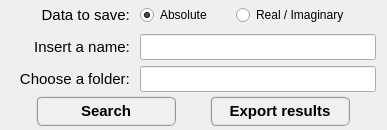
            <widget class="QWidget" name="tab_3">
             <attribute name="title">
              <string>Export</string>
             </attribute>
             <layout class="QGridLayout" name="gridLayout_30">
              <property name="leftMargin">
               <number>2</number>
              </property>
              <property name="topMargin">
               <number>2</number>
              </property>
              <property name="rightMargin">
               <number>2</number>
              </property>
              <property name="bottomMargin">
               <number>2</number>
              </property>
              <property name="spacing">
               <number>2</number>
              </property>
              <item row="0" column="0">
               <widget class="QFrame" name="frame_29">
                <property name="frameShape">
                 <enum>QFrame::NoFrame</enum>
                </property>
                <property name="frameShadow">
                 <enum>QFrame::Raised</enum>
                </property>
                <layout class="QGridLayout" name="gridLayout_28">
                 <property name="leftMargin">
                  <number>0</number>
                 </property>
                 <property name="topMargin">
                  <number>0</number>
                 </property>
                 <property name="bottomMargin">
                  <number>0</number>
                 </property>
                 <item row="1" column="0">
                  <widget class="QLabel" name="label_6">
                   <property name="minimumSize">
                    <size>
                     <width>132</width>
                     <height>26</height>
                    </size>
                   </property>
                   <property name="maximumSize">
                    <size>
                     <width>132</width>
                     <height>26</height>
                    </size>
                   </property>
                   <property name="font">
                    <font>
                     <family>MS Shell Dlg 2</family>
                     <pointsize>11</pointsize>
                     <weight>50</weight>
                     <italic>false</italic>
                     <bold>false</bold>
                    </font>
                   </property>
                   <property name="text">
                    <string>Insert a name: </string>
                   </property>
                   <property name="scaledContents">
                    <bool>false</bool>
                   </property>
                   <property name="alignment">
                    <set>Qt::AlignRight|Qt::AlignTrailing|Qt::AlignVCenter</set>
                   </property>
                  </widget>
                 </item>
                 <item row="2" column="0">
                  <widget class="QLabel" name="label_5">
                   <property name="minimumSize">
                    <size>
                     <width>132</width>
                     <height>26</height>
                    </size>
                   </property>
                   <property name="maximumSize">
                    <size>
                     <width>132</width>
                     <height>26</height>
                    </size>
                   </property>
                   <property name="font">
                    <font>
                     <family>MS Shell Dlg 2</family>
                     <pointsize>11</pointsize>
                     <weight>50</weight>
                     <italic>false</italic>
                     <bold>false</bold>
                    </font>
                   </property>
                   <property name="text">
                    <string>Choose a folder: </string>
                   </property>
                   <property name="alignment">
                    <set>Qt::AlignRight|Qt::AlignTrailing|Qt::AlignVCenter</set>
                   </property>
                  </widget>
                 </item>
                 <item row="1" column="1">
                  <widget class="QLineEdit" name="lineEdit_FileName">
                   <property name="minimumSize">
                    <size>
                     <width>220</width>
                     <height>26</height>
                    </size>
                   </property>
                   <property name="maximumSize">
                    <size>
                     <width>16777215</width>
                     <height>26</height>
                    </size>
                   </property>
                   <property name="font">
                    <font>
                     <pointsize>10</pointsize>
                     <weight>50</weight>
                     <italic>false</italic>
                     <bold>false</bold>
                    </font>
                   </property>
                   <property name="layoutDirection">
                    <enum>Qt::LeftToRight</enum>
                   </property>
                   <property name="text">
                    <string/>
                   </property>
                   <property name="alignment">
                    <set>Qt::AlignCenter</set>
                   </property>
                  </widget>
                 </item>
                 <item row="2" column="1">
                  <widget class="QLineEdit" name="lineEdit_SaveResultsPath">
                   <property name="minimumSize">
                    <size>
                     <width>220</width>
                     <height>26</height>
                    </size>
                   </property>
                   <property name="maximumSize">
                    <size>
                     <width>16777215</width>
                     <height>26</height>
                    </size>
                   </property>
                   <property name="font">
                    <font>
                     <pointsize>8</pointsize>
                     <weight>50</weight>
                     <italic>false</italic>
                     <bold>false</bold>
                    </font>
                   </property>
                   <property name="layoutDirection">
                    <enum>Qt::LeftToRight</enum>
                   </property>
                   <property name="alignment">
                    <set>Qt::AlignCenter</set>
                   </property>
                  </widget>
                 </item>
                 <item row="0" column="0">
                  <widget class="QLabel" name="label_7">
                   <property name="minimumSize">
                    <size>
                     <width>132</width>
                     <height>26</height>
                    </size>
                   </property>
                   <property name="maximumSize">
                    <size>
                     <width>132</width>
                     <height>26</height>
                    </size>
                   </property>
                   <property name="font">
                    <font>
                     <pointsize>11</pointsize>
                     <italic>false</italic>
                    </font>
                   </property>
                   <property name="text">
                    <string>Data to save: </string>
                   </property>
                   <property name="scaledContents">
                    <bool>false</bool>
                   </property>
                   <property name="alignment">
                    <set>Qt::AlignRight|Qt::AlignTrailing|Qt::AlignVCenter</set>
                   </property>
                  </widget>
                 </item>
                 <item row="0" column="1">
                  <widget class="QFrame" name="frame_31">
                   <property name="frameShape">
                    <enum>QFrame::NoFrame</enum>
                   </property>
                   <property name="frameShadow">
                    <enum>QFrame::Raised</enum>
                   </property>
                   <layout class="QGridLayout" name="gridLayout_29">
                    <property name="leftMargin">
                     <number>0</number>
                    </property>
                    <property name="topMargin">
                     <number>0</number>
                    </property>
                    <property name="rightMargin">
                     <number>0</number>
                    </property>
                    <property name="bottomMargin">
                     <number>0</number>
                    </property>
                    <item row="0" column="0">
                     <widget class="QRadioButton" name="radioButton_Absolute">
                      <property name="minimumSize">
                       <size>
                        <width>90</width>
                        <height>26</height>
                       </size>
                      </property>
                      <property name="maximumSize">
                       <size>
                        <width>90</width>
                        <height>26</height>
                       </size>
                      </property>
                      <property name="text">
                       <string>Absolute</string>
                      </property>
                      <property name="checked">
                       <bool>true</bool>
                      </property>
                     </widget>
                    </item>
                    <item row="0" column="1">
                     <widget class="QRadioButton" name="radioButton_Real_Imaginary">
                      <property name="minimumSize">
                       <size>
                        <width>140</width>
                        <height>26</height>
                       </size>
                      </property>
                      <property name="maximumSize">
                       <size>
                        <width>140</width>
                        <height>26</height>
                       </size>
                      </property>
                      <property name="text">
                       <string>Real / Imaginary</string>
                      </property>
                      <property name="checked">
                       <bool>false</bool>
                      </property>
                     </widget>
                    </item>
                   </layout>
                  </widget>
                 </item>
                </layout>
               </widget>
              </item>
              <item row="1" column="0">
               <widget class="QFrame" name="frame_28">
                <property name="minimumSize">
                 <size>
                  <width>0</width>
                  <height>0</height>
                 </size>
                </property>
                <property name="maximumSize">
                 <size>
                  <width>16777215</width>
                  <height>40</height>
                 </size>
                </property>
                <property name="frameShape">
                 <enum>QFrame::NoFrame</enum>
                </property>
                <property name="frameShadow">
                 <enum>QFrame::Raised</enum>
                </property>
                <layout class="QGridLayout" name="gridLayout_23">
                 <property name="leftMargin">
                  <number>2</number>
                 </property>
                 <property name="topMargin">
                  <number>2</number>
                 </property>
                 <property name="rightMargin">
                  <number>2</number>
                 </property>
                 <property name="bottomMargin">
                  <number>2</number>
                 </property>
                 <property name="spacing">
                  <number>2</number>
                 </property>
                 <item row="0" column="0">
                  <widget class="QPushButton" name="pushButton_ChooseFolderExport">
                   <property name="minimumSize">
                    <size>
                     <width>100</width>
                     <height>30</height>
                    </size>
                   </property>
                   <property name="maximumSize">
                    <size>
                     <width>140</width>
                     <height>30</height>
                    </size>
                   </property>
                   <property name="font">
                    <font>
                     <family>MS Shell Dlg 2</family>
                     <pointsize>11</pointsize>
                     <weight>75</weight>
                     <italic>false</italic>
                     <bold>true</bold>
                    </font>
                   </property>
                   <property name="styleSheet">
                    <string notr="true">QPushButton{border-radius: 6px; border-color: rgb(150, 150, 150); border-style: ridge; border-width: 2px; color: rgb(0, 0, 0); background-color: rgb(240, 240, 240); font: 75 bold 11pt &quot;MS Shell Dlg 2&quot;}
QPushButton:hover{border-radius: 6px; border-color: rgb(0, 170, 255); border-style: ridge; border-width: 2px; color: rgb(0, 0, 0); background-color: rgba(174, 213, 255, 100); font: 75 bold 11pt &quot;MS Shell Dlg 2&quot;}
QPushButton:pressed{border-radius: 6px; border-color: rgb(0, 170, 255); border-style: ridge; border-width: 3px; color: rgb(0, 0, 0); background-color: rgb(174, 213, 255); font: 75 bold 11pt &quot;MS Shell Dlg 2&quot;}</string>
                   </property>
                   <property name="text">
                    <string>Search</string>
                   </property>
                  </widget>
                 </item>
                 <item row="0" column="1">
                  <widget class="QPushButton" name="pushButton_ExportResults">
                   <property name="minimumSize">
                    <size>
                     <width>120</width>
                     <height>30</height>
                    </size>
                   </property>
                   <property name="maximumSize">
                    <size>
                     <width>140</width>
                     <height>30</height>
                    </size>
                   </property>
                   <property name="font">
                    <font>
                     <family>MS Shell Dlg 2</family>
                     <pointsize>11</pointsize>
                     <weight>75</weight>
                     <italic>false</italic>
                     <bold>true</bold>
                    </font>
                   </property>
                   <property name="styleSheet">
                    <string notr="true">QPushButton{border-radius: 6px; border-color: rgb(150, 150, 150); border-style: ridge; border-width: 2px; color: rgb(0, 0, 0); background-color: rgb(240, 240, 240); font: 75 bold 11pt &quot;MS Shell Dlg 2&quot;}
QPushButton:hover{border-radius: 6px; border-color: rgb(0, 170, 255); border-style: ridge; border-width: 2px; color: rgb(0, 0, 0); background-color: rgba(174, 213, 255, 100); font: 75 bold 11pt &quot;MS Shell Dlg 2&quot;}
QPushButton:pressed{border-radius: 6px; border-color: rgb(0, 170, 255); border-style: ridge; border-width: 3px; color: rgb(0, 0, 0); background-color: rgb(174, 213, 255); font: 75 bold 11pt &quot;MS Shell Dlg 2&quot;}</string>
                   </property>
                   <property name="text">
                    <string>Export results</string>
                   </property>
                  </widget>
                 </item>
                </layout>
               </widget>
              </item>
             </layout>
            </widget>
